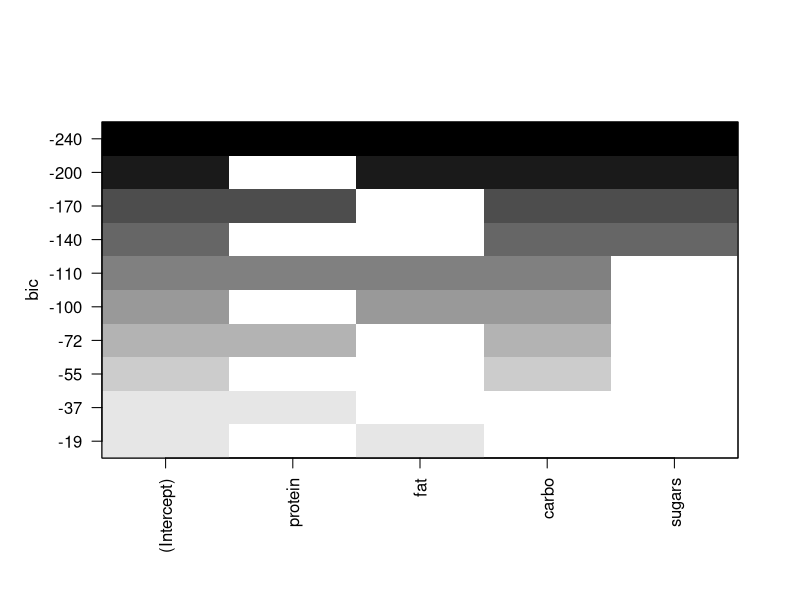

Recreate this plot in R.
# -------------------------------------------------------------------------
# Book         Basic Elements of Computational Statistics
# -------------------------------------------------------------------------
# Quantlet     BCS_MLRleaps.r
# -------------------------------------------------------------------------
# See_also    BCS_MLRdiagnostic
#
# -------------------------------------------------------------------------
# Macro 
# -------------------------------------------------------------------------
# Input 
# none
# -------------------------------------------------------------------------
# Output 
# Plot of number of explanatory variables against R squared.
# -------------------------------------------------------------------------
# Description: Perform stepwise regression on all subsets to compare the values
# of R squared for all combinations of explanatory variables. All combinations
# with R squared >0.7 are shown in a plot of R squared against subsample size.
# 
# -------------------------------------------------------------------------
# Key_words: linear regression, variable selection
# 
# -------------------------------------------------------------------------
#   Author       
# Anastasija Tetereva
# -------------------------------------------------------------------------


#install.packages("MASS") # install package to get dataset
data( UScereal , package = "MASS") # load the dataset

fit = lm(calories ~ protein + fat + carbo + sugars, data = UScereal)
# fit the regression model

install.packages("leaps") # install package for regsubsets function
library("leaps") # load the library for regsubsets function
subset = regsubsets(calories ~ protein + fat + carbo + sugars, data = UScereal, nbest = 3)
# fit lm to all possible regresiion subsets

#pdf("../BCS_MLRleaps.pdf", width = 8, height = 8)
plot(subset)
# dev.off()
